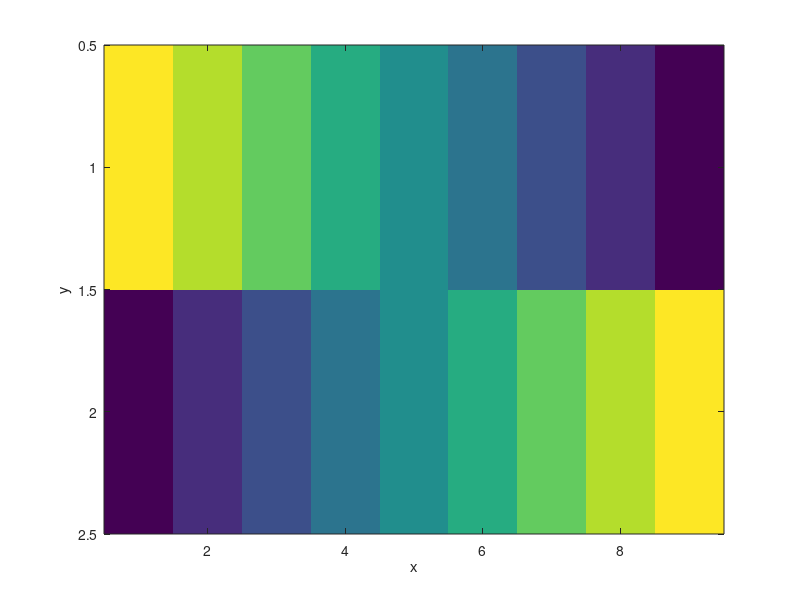

Reproduce this figure in MATLAB. (Note: this script raises an error after producing the figure.)
% calc_info_curve_demo(pXY, betaVec)

pXY = [9:-1:1; 1:9]'
pXY = pXY/sum(pXY(:))
figure; 
imagesc(pXY')
xlabel('x')
ylabel('y')

n = 30;
betaVec = logspace(0,3,n); %logspace ( power of min beta, power of max beta, number of beta values )
Info = zeros(n,2);
xDim =size(pXY,1);
p0Xhat_X = eye(xDim);
% p0Xhat_X = ones(xDim)/xDim;

for i = n:-1:1   
    [pXhat_X, pY_Xhat] = IB_demo(pXY,betaVec(i),p0Xhat_X);       
    [Info(i,1), Info(i,2)] = info_curve_point_demo(pXhat_X, pY_Xhat,pXY);
    p0Xhat_X = pXhat_X;   
    imagesc(pXhat_X)
    pause(0.1);
end


figure;
plot(betaVec,Info(:,1))
title('I(X;Xhat)');

figure;
plot(betaVec,Info(:,2))
title('I(Xhat;Y)');

figure;
plot(Info(:,1),Info(:,2))
title('I(Xhat;Y) as a function of I(X;Xhat)');

